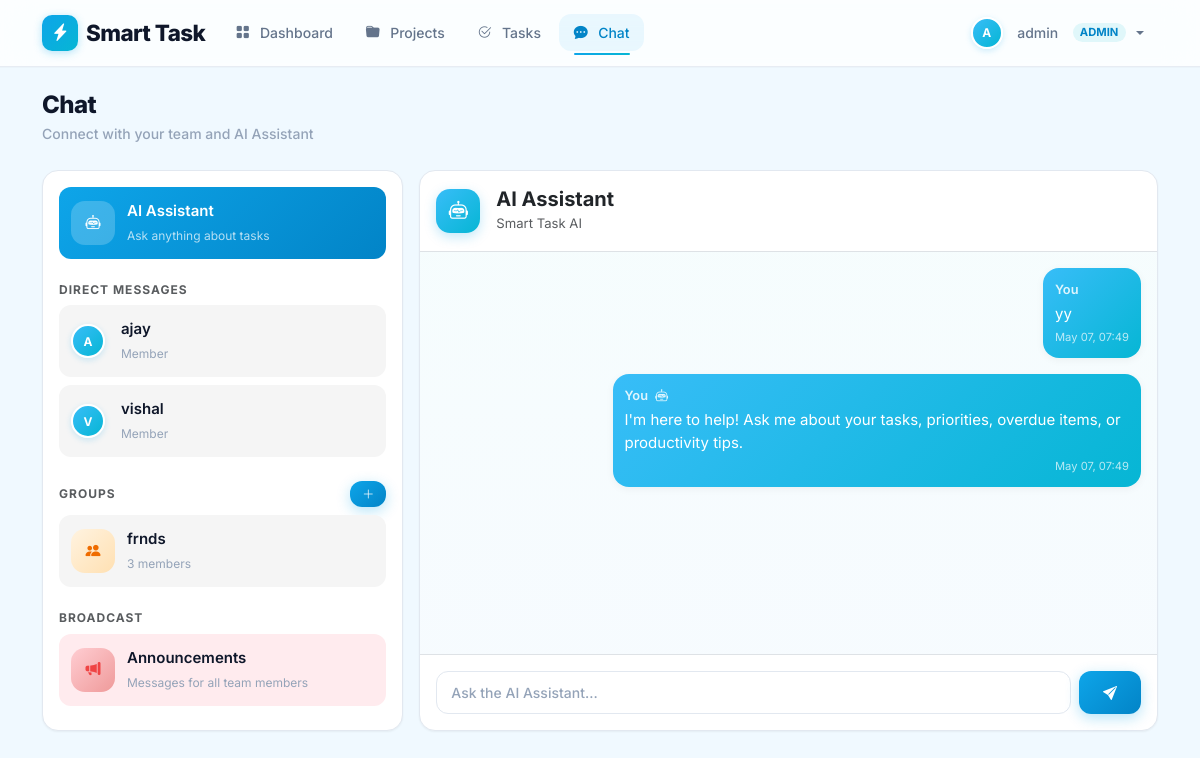
/chat (signed in), run on an earlier commit of the app's database.
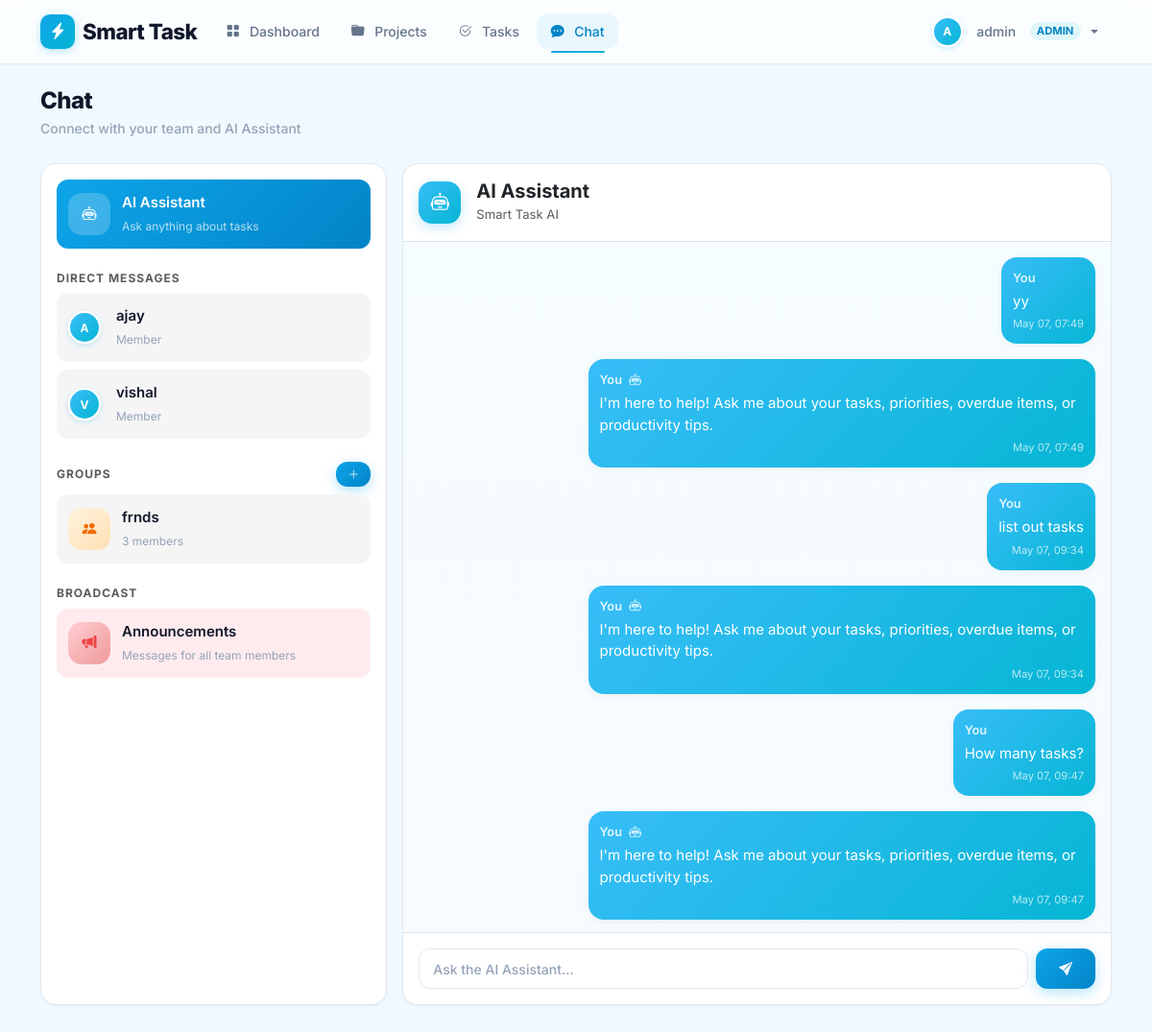
And on a later commit of the database.
### app.py (models this page shows)
class User(db.Model):
    id = db.Column(db.Integer, primary_key=True)
    username = db.Column(db.String(80), unique=True, nullable=False)
    email = db.Column(db.String(120), unique=True, nullable=False)
    password = db.Column(db.String(200), nullable=False)
    role = db.Column(db.String(20), default='member')  # admin or member
    created_at = db.Column(db.DateTime, default=datetime.utcnow)
    owned_projects = db.relationship('Project', backref='owner', lazy=True, foreign_keys='Project.owner_id')
    member_projects = db.relationship('Project', secondary=project_members, backref='members')
    assigned_tasks = db.relationship('Task', backref='assignee', lazy=True, foreign_keys='Task.assigned_to')
    created_tasks = db.relationship('Task', backref='creator', lazy=True, foreign_keys='Task.created_by')

class ChatGroup(db.Model):
    id = db.Column(db.Integer, primary_key=True)
    name = db.Column(db.String(100), nullable=False)
    created_by = db.Column(db.Integer, db.ForeignKey('user.id'), nullable=False)
    created_at = db.Column(db.DateTime, default=datetime.utcnow)
    members = db.relationship('User', secondary=group_members, backref='chat_groups')
    creator = db.relationship('User', foreign_keys=[created_by])

class Message(db.Model):
    id = db.Column(db.Integer, primary_key=True)
    content = db.Column(db.Text, nullable=False)
    sender_id = db.Column(db.Integer, db.ForeignKey('user.id'), nullable=False)
    receiver_id = db.Column(db.Integer, db.ForeignKey('user.id'), nullable=True)  # for DMs
    group_id = db.Column(db.Integer, db.ForeignKey('chat_group.id'), nullable=True)  # for groups
    is_broadcast = db.Column(db.Boolean, default=False)
    created_at = db.Column(db.DateTime, default=datetime.utcnow)
    sender = db.relationship('User', foreign_keys=[sender_id], backref='sent_messages')
    receiver = db.relationship('User', foreign_keys=[receiver_id], backref='received_messages')
    group = db.relationship('ChatGroup', backref='messages')

### app.py (the view, shortened to what this page needs)
@app.route('/chat')
@login_required
def chat():
    user = User.query.get(session['user_id'])
    users = User.query.filter(User.id != user.id).all()
    groups = ChatGroup.query.all()
    chat_type = request.args.get('type', 'ai')  # ai, dm, group, broadcast
    chat_id = request.args.get('id', type=int)
    messages = []
    selected_user = None
    selected_group = None
    ai_mode = False
    if chat_type == 'dm' and chat_id:
        selected_user = User.query.get(chat_id)
        messages = Message.query.filter(
            ((Message.sender_id == user.id) & (Message.receiver_id == chat_id)) |
            ((Message.sender_id == chat_id) & (Message.receiver_id == user.id))
        ).order_by(Message.created_at.asc()).all()
    elif chat_type == 'broadcast':
        messages = Message.query.filter_by(is_broadcast=True).order_by(Message.created_at.asc()).all()
    elif chat_type == 'ai':
        ai_mode = True
        messages = Message.query.filter_by(sender_id=user.id, receiver_id=user.id).order_by(Message.created_at.asc()).all()
    return render_template('chat.html',
                           users=users,
                           groups=groups,
                           user=user,
                           messages=messages,
                           chat_type=chat_type,
                           chat_id=chat_id,
                           selected_user=selected_user,
                           selected_group=selected_group,
                           ai_mode=ai_mode)

### app.py (called while the page is built)
def login_required(f):
    @wraps(f)
    def decorated_function(*args, **kwargs):
        if 'user_id' not in session:
            flash('Please login first.', 'error')
            return redirect(url_for('login'))
        return f(*args, **kwargs)
    return decorated_function

### templates/chat.html (shortened to what this page needs)
{% extends "base.html" %}
{% block content %}
<div class="page-header mb-4">
    <h2 class="mb-1">Chat</h2>
    <p class="mb-0">Connect with your team and AI Assistant</p>
</div>
<div class="row g-3">
    <div class="col-lg-4">
        <div class="card p-3 h-100" style="max-height: 75vh; overflow-y: auto;">
            <a href="{{ url_for('chat', type='ai') }}" class="chat-item ai {{ 'active' if chat_type == 'ai' else '' }}">
                <div class="chat-item-icon ai">
                    <i class="bi bi-robot text-white"></i>
                </div>
                <div>
                    <div class="chat-item-label">AI Assistant</div>
                    <small class="chat-item-sublabel">Ask anything about tasks</small>
                </div>
            </a>
            <h6 class="fw-bold mt-3 mb-2 text-muted" style="font-size:0.75rem;text-transform:uppercase;letter-spacing:1px;">Direct Messages</h6>
            {% for u in users %}
            <a href="{{ url_for('chat', type='dm', id=u.id) }}" class="chat-item dm {{ 'active' if chat_type == 'dm' and chat_id == u.id else '' }}">
                <div class="avatar-circle me-3">{{ u.username[0]|upper }}</div>
                <div>
                    <div class="chat-item-label">{{ u.username }}</div>
                    <small class="chat-item-sublabel">{{ u.role|capitalize }}</small>
                </div>
            </a>
            {% endfor %}
            <div class="d-flex justify-content-between align-items-center mt-3 mb-2">
                <h6 class="fw-bold text-muted mb-0" style="font-size:0.75rem;text-transform:uppercase;letter-spacing:1px;">Groups</h6>
                {% if user.role == 'admin' %}
                <button class="btn btn-sm btn-primary" style="padding:4px 12px;font-size:0.75rem;" data-bs-toggle="modal" data-bs-target="#createGroupModal">
                    <i class="bi bi-plus-lg"></i>
                </button>
                {% endif %}
            </div>
            {% for g in groups %}
            <a href="{{ url_for('chat', type='group', id=g.id) }}" class="chat-item group {{ 'active' if chat_type == 'group' and chat_id == g.id else '' }}">
                <div class="chat-item-icon group">
                    <i class="bi bi-people-fill"></i>
                </div>
                <div>
                    <div class="chat-item-label">{{ g.name }}</div>
                    <small class="chat-item-sublabel">{{ g.members|length }} members</small>
                </div>
            </a>
            {% else %}
            <p class="text-muted small">No groups yet.</p>
            {% endfor %}
            <h6 class="fw-bold mt-3 mb-2 text-muted" style="font-size:0.75rem;text-transform:uppercase;letter-spacing:1px;">Broadcast</h6>
            <a href="{{ url_for('chat', type='broadcast') }}" class="chat-item broadcast {{ 'active' if chat_type == 'broadcast' else '' }}">
                <div class="chat-item-icon broadcast">
                    <i class="bi bi-megaphone-fill"></i>
                </div>
                <div>
                    <div class="chat-item-label">Announcements</div>
                    <small class="chat-item-sublabel">Messages for all team members</small>
                </div>
            </a>
        </div>
    </div>
    <div class="col-lg-8">
        <div class="card p-0 h-100" style="max-height: 75vh; display:flex; flex-direction:column;">
            <div class="p-3 border-bottom d-flex align-items-center" style="flex-shrink:0;">
                {% if ai_mode %}
                <div class="stat-icon me-3" style="width:44px;height:44px;border-radius:14px;background:linear-gradient(135deg,var(--primary-light),var(--accent));">
                    <i class="bi bi-robot text-white"></i>
                </div>
                <div>
                    <h5 class="fw-bold mb-0">AI Assistant</h5>
                    <small class="text-muted">Smart Task AI</small>
                </div>
                {% elif chat_type == 'dm' and selected_user %}
                <div class="avatar-circle me-3">{{ selected_user.username[0]|upper }}</div>
                <div>
                    <h5 class="fw-bold mb-0">{{ selected_user.username }}</h5>
                    <small class="text-muted">{{ selected_user.role|capitalize }}</small>
                </div>
                {% else %}
                <div>
                    <h5 class="fw-bold mb-0">Select a chat</h5>
                    <small class="text-muted">Choose from the sidebar</small>
                </div>
                {% endif %}
            </div>
            <div class="p-3 flex-grow-1" style="overflow-y: auto; background: linear-gradient(180deg, rgba(224,247,250,0.3), rgba(227,242,253,0.3));">
                {% if messages %}
                    {% for msg in messages %}
                        {% set is_me = msg.sender_id == user.id %}
                        <div class="d-flex mb-3 {{ 'justify-content-end' if is_me else '' }}">
                            <div class="chat-bubble {{ 'me' if is_me else '' }}">
                                <div class="chat-bubble-name">
                                    {{ 'You' if is_me else msg.sender.username }}
                                    {% if msg.content.startswith('[AI Assistant]') %}<i class="bi bi-robot ms-1"></i>{% endif %}
                                </div>
                                <div>{{ msg.content.replace('[AI Assistant] ', '') if msg.content.startswith('[AI Assistant]') else msg.content }}</div>
                                <div class="chat-bubble-time">{{ msg.created_at.strftime('%b %d, %H:%M') }}</div>
                            </div>
                        </div>
                    {% endfor %}
                {% endif %}
            </div>
            {% if chat_type %}
            {% if chat_type == 'broadcast' and user.role != 'admin' %}
            <div class="p-3 border-top text-center text-muted small" style="flex-shrink:0;">
                <i class="bi bi-info-circle me-1"></i> Only admins can post announcements.
            </div>
            {% else %}
            <div class="p-3 border-top" style="flex-shrink:0;">
                <form method="POST" action="{{ url_for('send_message') }}" class="d-flex gap-2">
                    <input type="text" name="content" class="form-control flex-grow-1" placeholder="{{ 'Ask the AI Assistant...' if ai_mode else 'Type a message...' }}" required autocomplete="off">
                    <button type="submit" class="btn btn-primary px-4">
                        <i class="bi bi-send-fill"></i>
                    </button>
                </form>
            </div>
            {% endif %}
            {% endif %}
        </div>
    </div>
</div>
{% endblock %}

### templates/base.html (shortened to what this page needs)
<!DOCTYPE html>
<html lang="en">
<head>
    <link href="https://cdn.jsdelivr.net/npm/bootstrap@5.3.2/dist/css/bootstrap.min.css" rel="stylesheet">
    <link rel="stylesheet" href="https://cdn.jsdelivr.net/npm/bootstrap-icons@1.11.1/font/bootstrap-icons.css">
</head>
<body>
    {% if session.user_id %}
    <nav class="navbar navbar-expand-lg sticky-top">
        <div class="container">
            <a class="navbar-brand" href="{{ url_for('dashboard') }}">
                <span class="brand-icon"><i class="bi bi-lightning-charge-fill"></i></span>Smart Task
            </a>
            <div class="collapse navbar-collapse" id="navMenu">
                <ul class="navbar-nav me-auto gap-1">
                    <li class="nav-item">
                        <a class="nav-link {{ 'active' if request.endpoint == 'dashboard' else '' }}" href="{{ url_for('dashboard') }}">
                            <i class="bi bi-grid-fill me-1"></i> Dashboard
                        </a>
                    </li>
                    <li class="nav-item">
                        <a class="nav-link {{ 'active' if request.endpoint == 'projects' else '' }}" href="{{ url_for('projects') }}">
                            <i class="bi bi-folder-fill me-1"></i> Projects
                        </a>
                    </li>
                    <li class="nav-item">
                        <a class="nav-link {{ 'active' if request.endpoint == 'tasks' else '' }}" href="{{ url_for('tasks') }}">
                            <i class="bi bi-check2-circle me-1"></i> Tasks
                        </a>
                    </li>
                    <li class="nav-item">
                        <a class="nav-link {{ 'active' if request.endpoint == 'chat' else '' }}" href="{{ url_for('chat') }}">
                            <i class="bi bi-chat-dots-fill me-1"></i> Chat
                        </a>
                    </li>
                </ul>
                <ul class="navbar-nav">
                    <li class="nav-item dropdown">
                        <a class="nav-link dropdown-toggle d-flex align-items-center" href="#" role="button" data-bs-toggle="dropdown">
                            <div class="avatar-circle me-2" style="width:32px;height:32px;font-size:0.75rem;">{{ session.username[0]|upper }}</div>
                            <span>{{ session.username }}</span>
                            {% if session.role == 'admin' %}<span class="badge ms-2" style="background:#e0f7fa;color:var(--primary-dark);border-radius:50px;font-size:0.7rem;">ADMIN</span>{% endif %}
                        </a>
                    </li>
                </ul>
            </div>
        </div>
    </nav>
    {% endif %}
    <main class="{% if session.user_id %}py-4{% else %}vh-100 d-flex align-items-center{% endif %}">
        <div class="container">
            {% block content %}{% endblock %}
        </div>
    </main>
</body>
</html>

What changed in the data, as far as the page shows it:
added Message: sender "You", content "list out tasks", created_at "May 07, 09:34"
added Message: sender "You", content "I'm here to help! Ask me about your tasks, priorities, overdue items, or productivity tips.", created_at "May 07, 09:34"
added Message: sender "You", content "How many tasks?", created_at "May 07, 09:47"
added Message: sender "You", content "I'm here to help! Ask me about your tasks, priorities, overdue items, or productivity tips.", created_at "May 07, 09:47"
